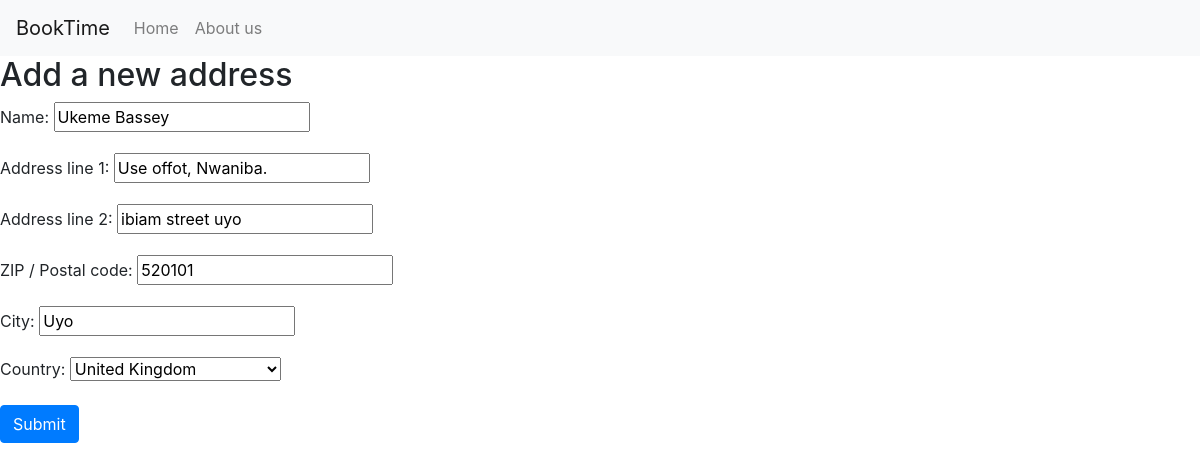
Screenshot of /address/1/ (signed in) with the database file from the repository.
### main/models.py (models this page shows, shortened)
class Address(models.Model):
	SUPPORTED_COUNTRIES = (
		('uk', 'United Kingdom'),
		('us', 'United States of America'),
	)
	user = models.ForeignKey(User, on_delete=models.CASCADE)
	name = models.CharField(max_length=60)
	address1 = models.CharField('Address line 1', max_length=60)
	address2 = models.CharField(
		'Address line 2',
		max_length=60,
		blank=True
	)
	zip_code = models.CharField(
		'ZIP / Postal code',
		max_length=12
	)
	city = models.CharField(max_length=60)
	country = models.CharField(
		max_length=3, choices=SUPPORTED_COUNTRIES
	)

### main/views.py (the view)
# urls.py: path('address/<int:pk>/', views.AddressUpdateView.as_view(), name='address_update'),
class AddressUpdateView(LoginRequiredMixin, UpdateView):
	model = models.Address
	fields = [
		'name',
		'address1',
		'address2',
		'zip_code',
		'city',
		'country'
	]
	success_url = reverse_lazy('address_list')
	def get_queryset(self):
		return self.model.objects.filter(user=self.request.user)

### main/templates/main/address_form.html (shortened to what this page needs)
{% extends 'base.html' %}
{% block content %}
	<h2>Add a new address</h2>
	<form method="post">
		{{form.as_p}}
		<button type="submit" class="btn btn-primary">Submit</button>
	</form>
{% endblock content %}

### rows the page displays
Address: name "Ukeme Bassey", address1 "Use offot, Nwaniba.", address2 "ibiam street uyo", zip_code "520101", city "Uyo", country "United Kingdom"
